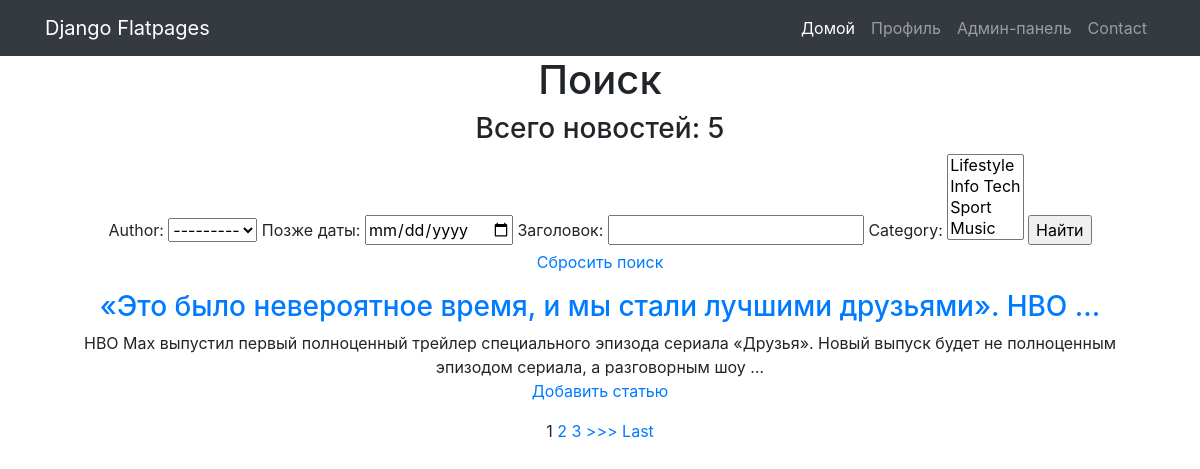
The app's page /news/search/ with its own data.
### news/models.py (models this page shows, shortened)
class Author(models.Model):
    author = models.OneToOneField(User, on_delete=models.CASCADE, unique=True)
    author_rating = models.IntegerField(default=0)
    def __str__(self):
        return f"{self.author.username}"

class Post(models.Model):
    article = 'AR'
    news = 'NE'
    CHOICES = [
        (article, 'Статья'),
        (news, 'Новость'),
    ]
    author = models.ForeignKey(Author, on_delete=models.CASCADE)
    type = models.CharField(max_length=2, choices=CHOICES, default=news)
    time = models.DateTimeField(auto_now_add=True)
    category = models.ManyToManyField(Category, through='PostCategory')
    header = models.CharField(max_length=500)
    text = models.TextField()
    post_rating = models.IntegerField(default=0)

### news/views.py (the view)
# urls.py: path('search/', PostSearch.as_view(), name='post_search'),
class PostSearch(ListView):
    model = Post
    template_name = 'news/post_search.html'
    context_object_name = 'posts'
    queryset = Post.objects.order_by('-time')
    paginate_by = 1
    def get_context_data(self, **kwargs):
        context = super().get_context_data(**kwargs)
        post_list = PostFilter(self.request.GET, queryset=Post.objects.all()).qs
        paginator = Paginator(post_list, self.paginate_by)
        page = self.request.GET.get('page')
        try:
            post_filter = paginator.page(page)
        except PageNotAnInteger:
            post_filter = paginator.page(1)
        except EmptyPage:
            post_filter = paginator.page(paginator.num_pages)
        context['all_news'] = Post.objects.all()
        context['filter'] = PostFilter(self.request.GET, queryset=self.get_queryset())
        context['filterset'] = post_filter
        return context

### news/models.py (called while the page is built)
    def __str__(self):
        return f"{self.name_category}"

### news/templatetags/custom_filters.py (called while the page is built)
@register.simple_tag(takes_context=True)
def param_replace(context, **kwargs):
    d = context['request'].GET.copy()
    for k, v in kwargs.items():
        d[k] = v
    for k in [k for k, v in d.items() if not v]:
        del d[k]
    return d.urlencode()

### templates/news/post_search.html (shortened to what this page needs)
{% extends 'default.html' %}
{% load custom_filters %}
{% block content %}
<h1>Поиск</h1>
<h3>Всего новостей: {{ all_news|length }}</h3>
<form method="get">
    {{ filter.form }}
    <input type="submit" value="Найти">
</form>
<p><a href="{% url 'post_search' %}">Сбросить поиск</a></p>
{% if posts %}
{% for post in filterset %}
<h3><a href="{% url 'post_detail' post.id %}">{{ post.header|truncatewords:10 }}</a></h3>
{{ post.text|truncatewords:20 }}
{% endfor %}
{% endif %}
<p><a href="{% url 'post_create' %}">Добавить статью</a></p>
{% if is_paginated %}
    {% for num in filterset.paginator.page_range %}
        {% if filterset.paginator.num_pages != 1 %}
            {% if filterset.number == num %}
                <a>{{ num }}</a>
            {% elif num > filterset.number|add:'-3' and num < filterset.number|add:'3' %}
                <a href="?{% param_replace page=num %}">{{ num }}</a>
            {% endif %}
        {% endif %}
    {% endfor %}
    {% if filterset.has_next %}
        <a href="?{% param_replace page=filterset.next_page_number %}">>>></a>
        <a href="?{% param_replace page=filterset.paginator.num_pages %}">Last</a>
    {% endif %}
{% endif %}
{% endblock content %}

### records on screen
Author: author "---------"
Post: header "«Это было невероятное время, и мы стали лучшими друзьями». HBO …", text "HBO Max выпустил первый полноценный трейлер специального эпизода сериала «Друзья». Новый выпуск будет не полноценным эпизодом сериала, а разговорным шоу …"

### other values on screen
{{ all_news|length }} "5"
{{ num }} "1"
{{ num }} "2" "3"
